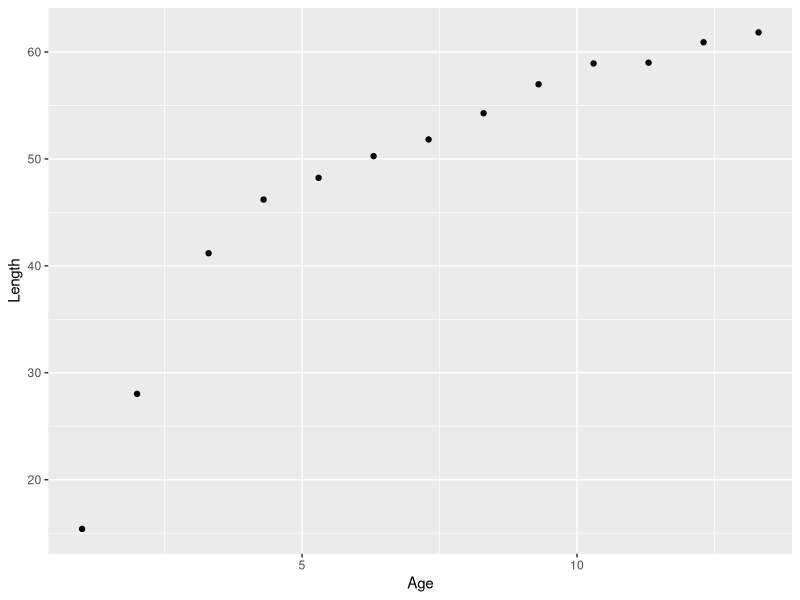
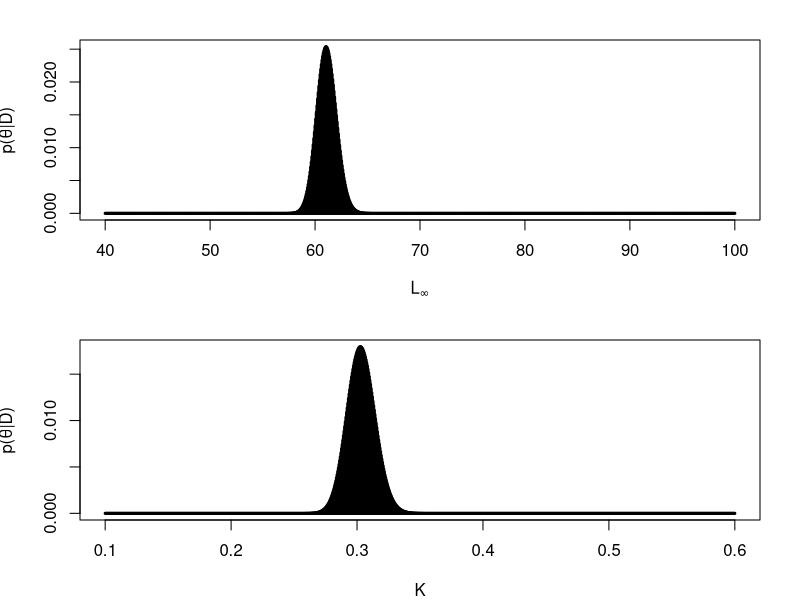

Generate these figures, in order, with R:
## ---- chunk 1
library(knitr)
library(ggplot2)

Age = c(1,2,3.3,4.3,5.3,6.3,7.3,8.3,9.3,10.3,11.3,12.3,13.3)
Length = c(15.4,28.03,41.18,46.2,48.23,50.26,51.82,54.27,56.98,58.93,59,60.91,61.83)

data = cbind(Age, Length)

kable(data, col.names = c("Age (year)", "Female mean length (cm)"))
## ---- chunk 2
dataset = data.frame(Age, Length) # combine the data
colnames(dataset) <- c("Age", "Length") # rename the columns for plotting
ggplot(dataset, aes(x = Age, y = Length)) +
    geom_point()
## ---- chunk 3
VBGF <-function(x, Linf, K){
    y = Linf * (1 - exp(- K * (x - 0)))
    return(y)
}

lognormal_like = function(Linf, K){
    
    like = numeric(length(Length))
    LL = numeric(length(Length))
    ypred = VBGF(Age, Linf, K)
    Dev2 =(log(Length) - log(ypred)) ^ 2
    sigma = 0.032
    
    for (i in 1:length(Length)){
        like[i] = (1 / (Age[i] * sqrt(2 * pi) * sigma)) * exp(-Dev2[i] / (2 * sigma ^ 2))
        LL[i] = log(like[i])
    }
    
    tot_like = exp(sum(LL))
    return(tot_like)
}
## ---- chunk 4
# define the grid of each parameter
Linf_grid = seq(40, 100, length.out = 1000) # L∞ ~ U(40,100)
K_grid = seq(0.1, 0.6, length.out = 1000) # K ~ U(0.1,0.6)

# prior porbability
pLinf_grid = rep(1, length(Linf_grid))
pK_grid = rep(1, length(K_grid))
pTheta_matrix = expand.grid(Linf = pLinf_grid, K = pK_grid)

# expand the combination of grid 
Theta_matrix = expand.grid(Linf = Linf_grid, K = K_grid)

# Theta_matrix "Linf" "K"
head(Theta_matrix)
## ---- chunk 5
# negtive likelihood values of each grid
pDataGivenTheta = mapply(lognormal_like, Theta_matrix[,1], Theta_matrix[,2]) # pop_model -> lognormal_like # likelihood

# Compute the posterior density
pData = sum(pDataGivenTheta * pTheta_matrix[, 1] * pTheta_matrix[, 2])
pThetaGivenData = (pDataGivenTheta * pTheta_matrix[, 1] * pTheta_matrix[, 2]) / pData

# arrange the results
RESULTs = cbind(Theta_matrix, pThetaGivenData)
## ---- chunk 6
par(mfrow=c(2,1),mar=c(4,4,2,2))

# calculate the marginal probability
marginal_Linf = with(RESULTs, tapply(pThetaGivenData, Linf, sum))
plot(Linf_grid, marginal_Linf, type = "h", lwd = 3, xlab = expression(L[infinity]), ylab = bquote(paste("p(", theta, "|D)"))) 

# calculate the marginal probability
marginal_K = with(RESULTs, tapply(pThetaGivenData, K, sum))
plot(K_grid, marginal_K, type = "h", lwd = 3, xlab = "K", ylab = bquote(paste("p(", theta, "|D)")))
